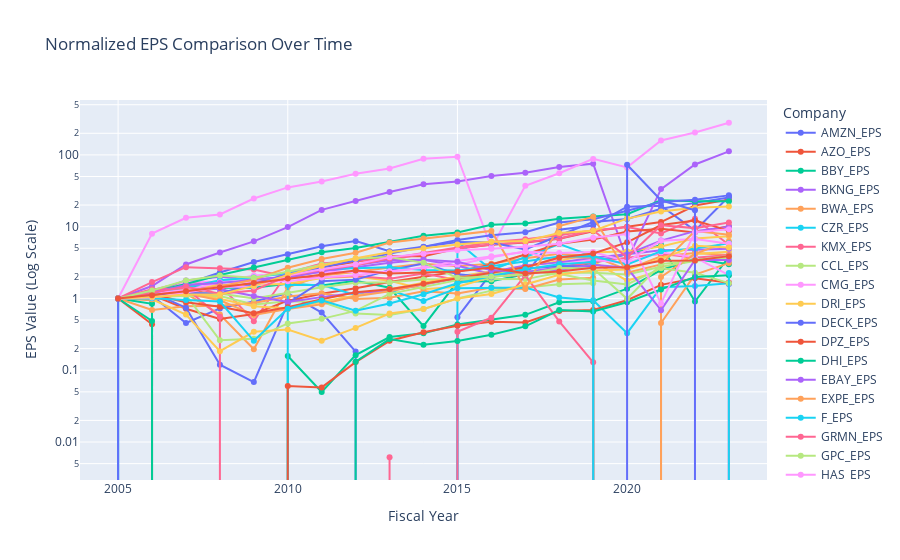

Source (notebook cell):
### Code cell
fig = px.line(stock_consolidate_annual_eps_normalized_df, 
              x='fiscalDateEnding', 
              y=ticker_symbol_cols, 
              labels={'value':'Normalized EPS', 'fiscalDateEnding':'Year'}, 
              title='Normalized EPS Comparison Over Time')

# Add markers to the lines
fig.update_traces(mode='lines+markers')

# Set log scale for the y-axis
fig.update_layout(
    yaxis_type="log",  # This sets the y-axis to log scale
    xaxis_title='Fiscal Year',
    yaxis_title='EPS Value (Log Scale)',
    legend_title='Company',
    hovermode='x unified'
)

fig.show()

### Figure 1 — Plotly figure (JSON) as saved in the notebook; plotly's stock layout.template omitted (floating-point values rounded to 4 significant figures)
{"data": [{"hovertemplate": "variable=AMZN_EPS<br>Year=%{x}<br>Normalized EPS=%{y}<extra></extra>", "legendgroup": "AMZN_EPS", "line": {"color": "#636efa", "dash": "solid"}, "marker": {"symbol": "circle"}, "mode": "lines+markers", "name": "AMZN_EPS", "orientation": "v", "showlegend": true, "type": "scatter", "x": [2005, 2006, 2007, 2008, 2009, 2010, 2011, 2012, 2013, 2014, 2015, 2016, 2017, 2018, 2019, 2020, 2021, 2022, 2023], "xaxis": "x", "y": [1, 1.091, 0.4545, 0.7273, 0.9091, 1.182, 0.6364, 0.1818, -0.6364, -0.2727, 0.5455, 2.273, 2.091, 9.091, 10.36, 19, 19.55, 8.818, 26.36], "yaxis": "y"}, {"hovertemplate": "variable=AZO_EPS<br>Year=%{x}<br>Normalized EPS=%{y}<extra></extra>", "legendgroup": "AZO_EPS", "line": {"color": "#EF553B", "dash": "solid"}, "marker": {"symbol": "circle"}, "mode": "lines+markers", "name": "AZO_EPS", "orientation": "v", "showlegend": true, "type": "scatter", "x": [2005, 2006, 2007, 2008, 2009, 2010, 2011, 2012, 2013, 2014, 2015, 2016, 2017, 2018, 2019, 2020, 2021, 2022, 2023], "xaxis": "x", "y": [1, 1.054, 1.194, 1.405, 1.647, 2.111, 2.72, 3.253, 3.869, 3.886, 4.956, 5.588, 6.042, 6.772, 8.647, 9.987, 11.6, 19.69, 23.81], "yaxis": "y"}, {"hovertemplate": "variable=BBY_EPS<br>Year=%{x}<br>Normalized EPS=%{y}<extra></extra>", "legendgroup": "BBY_EPS", "line": {"color": "#00cc96", "dash": "solid"}, "marker": {"symbol": "circle"}, "mode": "lines+markers", "name": "BBY_EPS", "orientation": "v", "showlegend": true, "type": "scatter", "x": [2005, 2006, 2007, 2008, 2009, 2010, 2011, 2012, 2013, 2014, 2015, 2016, 2017, 2018, 2019, 2020, 2021, 2022, 2023], "xaxis": "x", "y": [1, 1.259, 1.492, 1.405, 1.412, 1.601, 1.515, 1.757, 1.409, 0.412, 1.721, 1.731, 2.169, 2.671, 3.11, 4.106, 5.535, 0.907, 3.787], "yaxis": "y"}, {"hovertemplate": "variable=BKNG_EPS<br>Year=%{x}<br>Normalized EPS=%{y}<extra></extra>", "legendgroup": "BKNG_EPS", "line": {"color": "#ab63fa", "dash": "solid"}, "marker": {"symbol": "circle"}, "mode": "lines+markers", "name": "BKNG_EPS", "orientation": "v", "showlegend": true, "type": "scatter", "x": [2005, 2006, 2007, 2008, 2009, 2010, 2011, 2012, 2013, 2014, 2015, 2016, 2017, 2018, 2019, 2020, 2021, 2022, 2023], "xaxis": "x", "y": [1, 1.489, 2.978, 4.372, 6.241, 9.869, 17.13, 22.85, 30.37, 38.93, 42.74, 50.99, 56.28, 67.84, 75.49, 3.401, 33.37, 73.54, 112.1], "yaxis": "y"}, {"hovertemplate": "variable=BWA_EPS<br>Year=%{x}<br>Normalized EPS=%{y}<extra></extra>", "legendgroup": "BWA_EPS", "line": {"color": "#FFA15A", "dash": "solid"}, "marker": {"symbol": "circle"}, "mode": "lines+markers", "name": "BWA_EPS", "orientation": "v", "showlegend": true, "type": "scatter", "x": [2005, 2006, 2007, 2008, 2009, 2010, 2011, 2012, 2013, 2014, 2015, 2016, 2017, 2018, 2019, 2020, 2021, 2022, 2023], "xaxis": "x", "y": [1, 0.9439, 1.178, 0.596, 0.1963, 1.43, 2.084, 2.336, 2.701, 3.047, 2.813, 3.056, 3.636, 4.196, 3.86, 2.514, 3.879, 4.299, 4.037], "yaxis": "y"}, {"hovertemplate": "variable=CZR_EPS<br>Year=%{x}<br>Normalized EPS=%{y}<extra></extra>", "legendgroup": "CZR_EPS", "line": {"color": "#19d3f3", "dash": "solid"}, "marker": {"symbol": "circle"}, "mode": "lines+markers", "name": "CZR_EPS", "orientation": "v", "showlegend": true, "type": "scatter", "x": [2005, 2006, 2007, 2008, 2009, 2010, 2011, 2012, 2013, 2014, 2015, 2016, 2017, 2018, 2019, 2020, 2021, 2022, 2023], "xaxis": "x", "y": [1, 0, 0, -2.246, -3.049, -0.6922, -6.72, -41.45, -84.16, -46.73, 6.171, 2.491, 3.792, 5.725, 3.866, -45.58, -17.06, -15.65, -2.677], "yaxis": "y"}, {"hovertemplate": "variable=KMX_EPS<br>Year=%{x}<br>Normalized EPS=%{y}<extra></extra>", "legendgroup": "KMX_EPS", "line": {"color": "#FF6692", "dash": "solid"}, "marker": {"symbol": "circle"}, "mode": "lines+markers", "name": "KMX_EPS", "orientation": "v", "showlegend": true, "type": "scatter", "x": [2005, 2006, 2007, 2008, 2009, 2010, 2011, 2012, 2013, 2014, 2015, 2016, 2017, 2018, 2019, 2020, 2021, 2022, 2023], "xaxis": "x", "y": [1, 1.315, 1.704, 1.537, 0.4815, 2.278, 3.074, 3.352, 3.463, 4.167, 4.944, 5.648, 6.13, 6.833, 8.87, 9.87, 8.019, 12.89, 5.611], "yaxis": "y"}, {"hovertemplate": "variable=CCL_EPS<br>Year=%{x}<br>Normalized EPS=%{y}<extra></extra>", "legendgroup": "CCL_EPS", "line": {"color": "#B6E880", "dash": "solid"}, "marker": {"symbol": "circle"}, "mode": "lines+markers", "name": "CCL_EPS", "orientation": "v", "showlegend": true, "type": "scatter", "x": [2005, 2006, 2007, 2008, 2009, 2010, 2011, 2012, 2013, 2014, 2015, 2016, 2017, 2018, 2019, 2020, 2021, 2022, 2023], "xaxis": "x", "y": [1, 1.037, 1.089, 1.078, 0.8259, 0.9148, 0.8963, 0.6148, 0.5889, 0.7151, 1, 1.285, 1.415, 1.578, 1.63, -2.7, -2.615, -1.752, -0.02593], "yaxis": "y"}, {"hovertemplate": "variable=CMG_EPS<br>Year=%{x}<br>Normalized EPS=%{y}<extra></extra>", "legendgroup": "CMG_EPS", "line": {"color": "#FF97FF", "dash": "solid"}, "marker": {"symbol": "circle"}, "mode": "lines+markers", "name": "CMG_EPS", "orientation": "v", "showlegend": true, "type": "scatter", "x": [2005, 2006, 2007, 2008, 2009, 2010, 2011, 2012, 2013, 2014, 2015, 2016, 2017, 2018, 2019, 2020, 2021, 2022, 2023], "xaxis": "x", "y": [1, 8, 13.31, 14.81, 24.69, 35.25, 42.56, 54.69, 64.75, 88.31, 94.31, 5.062, 37.19, 55.5, 87.94, 67, 158.9, 205, 280.4], "yaxis": "y"}, {"hovertemplate": "variable=DRI_EPS<br>Year=%{x}<br>Normalized EPS=%{y}<extra></extra>", "legendgroup": "DRI_EPS", "line": {"color": "#FECB52", "dash": "solid"}, "marker": {"symbol": "circle"}, "mode": "lines+markers", "name": "DRI_EPS", "orientation": "v", "showlegend": true, "type": "scatter", "x": [2005, 2006, 2007, 2008, 2009, 2010, 2011, 2012, 2013, 2014, 2015, 2016, 2017, 2018, 2019, 2020, 2021, 2022, 2023], "xaxis": "x", "y": [1, 1.208, 1.343, 1.545, 1.545, 1.607, 1.921, 2.017, 1.77, 1.343, 1.461, 1.983, 2.258, 2.708, 3.27, 1.775, 2.421, 4.169, 4.478], "yaxis": "y"}, {"hovertemplate": "variable=DECK_EPS<br>Year=%{x}<br>Normalized EPS=%{y}<extra></extra>", "legendgroup": "DECK_EPS", "line": {"color": "#636efa", "dash": "solid"}, "marker": {"symbol": "circle"}, "mode": "lines+markers", "name": "DECK_EPS", "orientation": "v", "showlegend": true, "type": "scatter", "x": [2005, 2006, 2007, 2008, 2009, 2010, 2011, 2012, 2013, 2014, 2015, 2016, 2017, 2018, 2019, 2020, 2021, 2022, 2023], "xaxis": "x", "y": [1, 0.9737, 1.592, 2.303, 3.224, 4.145, 5.342, 6.289, 4.539, 5.263, 6.105, 6.013, 4.803, 7.539, 11.63, 12.83, 17.72, 21.45, 25.53], "yaxis": "y"}, {"hovertemplate": "variable=DPZ_EPS<br>Year=%{x}<br>Normalized EPS=%{y}<extra></extra>", "legendgroup": "DPZ_EPS", "line": {"color": "#EF553B", "dash": "solid"}, "marker": {"symbol": "circle"}, "mode": "lines+markers", "name": "DPZ_EPS", "orientation": "v", "showlegend": true, "type": "scatter", "x": [2005, 2006, 2007, 2008, 2009, 2010, 2011, 2012, 2013, 2014, 2015, 2016, 2017, 2018, 2019, 2020, 2021, 2022, 2023], "xaxis": "x", "y": [1, 1.117, 0.7172, 0.5172, 0.6069, 0.931, 1.166, 1.386, 1.69, 1.993, 2.372, 2.972, 4.097, 5.8, 6.6, 8.552, 9.386, 8.331, 10.12], "yaxis": "y"}, {"hovertemplate": "variable=DHI_EPS<br>Year=%{x}<br>Normalized EPS=%{y}<extra></extra>", "legendgroup": "DHI_EPS", "line": {"color": "#00cc96", "dash": "solid"}, "marker": {"symbol": "circle"}, "mode": "lines+markers", "name": "DHI_EPS", "orientation": "v", "showlegend": true, "type": "scatter", "x": [2005, 2006, 2007, 2008, 2009, 2010, 2011, 2012, 2013, 2014, 2015, 2016, 2017, 2018, 2019, 2020, 2021, 2022, 2023], "xaxis": "x", "y": [1, 0.8442, -0.4913, -1.805, -0.3723, 0.158, 0.04978, 0.1623, 0.29, 0.3268, 0.4329, 0.5108, 0.5909, 0.8831, 0.9177, 1.37, 2.485, 3.58, 2.996], "yaxis": "y"}, {"hovertemplate": "variable=EBAY_EPS<br>Year=%{x}<br>Normalized EPS=%{y}<extra></extra>", "legendgroup": "EBAY_EPS", "line": {"color": "#ab63fa", "dash": "solid"}, "marker": {"symbol": "circle"}, "mode": "lines+markers", "name": "EBAY_EPS", "orientation": "v", "showlegend": true, "type": "scatter", "x": [2005, 2006, 2007, 2008, 2009, 2010, 2011, 2012, 2013, 2014, 2015, 2016, 2017, 2018, 2019, 2020, 2021, 2022, 2023], "xaxis": "x", "y": [1, 1.221, 1.779, 2, 1.837, 2.023, 2.36, 2.744, 3.151, 3.453, 2.86, 2.198, 2.337, 2.709, 3.291, 4.14, 4.686, 4.779, 4.93], "yaxis": "y"}, {"hovertemplate": "variable=EXPE_EPS<br>Year=%{x}<br>Normalized EPS=%{y}<extra></extra>", "legendgroup": "EXPE_EPS", "line": {"color": "#FFA15A", "dash": "solid"}, "marker": {"symbol": "circle"}, "mode": "lines+markers", "name": "EXPE_EPS", "orientation": "v", "showlegend": true, "type": "scatter", "x": [2005, 2006, 2007, 2008, 2009, 2010, 2011, 2012, 2013, 2014, 2015, 2016, 2017, 2018, 2019, 2020, 2021, 2022, 2023], "xaxis": "x", "y": [1, 0.6899, 0.7785, 0.7911, 0.8671, 1.063, 1.177, 0.981, 1.025, 1.259, 1.171, 1.424, 1.358, 1.839, 1.937, -2.778, 0.4557, 2.152, 3.108], "yaxis": "y"}, {"hovertemplate": "variable=F_EPS<br>Year=%{x}<br>Normalized EPS=%{y}<extra></extra>", "legendgroup": "F_EPS", "line": {"color": "#19d3f3", "dash": "solid"}, "marker": {"symbol": "circle"}, "mode": "lines+markers", "name": "F_EPS", "orientation": "v", "showlegend": true, "type": "scatter", "x": [2005, 2006, 2007, 2008, 2009, 2010, 2011, 2012, 2013, 2014, 2015, 2016, 2017, 2018, 2019, 2020, 2021, 2022, 2023], "xaxis": "x", "y": [1, -1.208, -0.136, -2.48, -0.216, 1.536, 1.544, 1.12, 1.296, 0.92, 1.384, 1.408, 1.416, 1.032, 0.944, 0.328, 1.432, 1.496, 1.624], "yaxis": "y"}, {"hovertemplate": "variable=GRMN_EPS<br>Year=%{x}<br>Normalized EPS=%{y}<extra></extra>", "legendgroup": "GRMN_EPS", "line": {"color": "#FF6692", "dash": "solid"}, "marker": {"symbol": "circle"}, "mode": "lines+markers", "name": "GRMN_EPS", "orientation": "v", "showlegend": true, "type": "scatter", "x": [2005, 2006, 2007, 2008, 2009, 2010, 2011, 2012, 2013, 2014, 2015, 2016, 2017, 2018, 2019, 2020, 2021, 2022, 2023], "xaxis": "x", "y": [1, 1.691, 2.727, 2.64, 2.54, 1.986, 1.964, 2.05, 1.878, 2.23, 1.813, 2.043, 2.115, 2.655, 3.201, 3.691, 4.187, 3.698, 4.029], "yaxis": "y"}, {"hovertemplate": "variable=GPC_EPS<br>Year=%{x}<br>Normalized EPS=%{y}<extra></extra>", "legendgroup": "GPC_EPS", "line": {"color": "#B6E880", "dash": "solid"}, "marker": {"symbol": "circle"}, "mode": "lines+markers", "name": "GPC_EPS", "orientation": "v", "showlegend": true, "type": "scatter", "x": [2005, 2006, 2007, 2008, 2009, 2010, 2011, 2012, 2013, 2014, 2015, 2016, 2017, 2018, 2019, 2020, 2021, 2022, 2023], "xaxis": "x", "y": [1, 1.108, 1.192, 1.168, 1, 1.196, 1.436, 1.66, 1.676, 1.844, 1.856, 1.836, 1.86, 2.276, 2.28, 2.156, 2.764, 3.336, 3.732], "yaxis": "y"}, {"hovertemplate": "variable=HAS_EPS<br>Year=%{x}<br>Normalized EPS=%{y}<extra></extra>", "legendgroup": "HAS_EPS", "line": {"color": "#FF97FF", "dash": "solid"}, "marker": {"symbol": "circle"}, "mode": "lines+markers", "name": "HAS_EPS", "orientation": "v", "showlegend": true, "type": "scatter", "x": [2005, 2006, 2007, 2008, 2009, 2010, 2011, 2012, 2013, 2014, 2015, 2016, 2017, 2018, 2019, 2020, 2021, 2022, 2023], "xaxis": "x", "y": [1, 1.042, 1.723, 1.689, 2.084, 2.21, 2.336, 2.361, 2.328, 2.672, 2.95, 3.748, 4.496, 3.227, 3.42, 3.143, 4.387, 3.739, 2.118], "yaxis": "y"}, {"hovertemplate": "variable=HD_EPS<br>Year=%{x}<br>Normalized EPS=%{y}<extra></extra>", "legendgroup": "HD_EPS", "line": {"color": "#FECB52", "dash": "solid"}, "marker": {"symbol": "circle"}, "mode": "lines+markers", "name": "HD_EPS", "orientation": "v", "showlegend": true, "type": "scatter", "x": [2005, 2006, 2007, 2008, 2009, 2010, 2011, 2012, 2013, 2014, 2015, 2016, 2017, 2018, 2019, 2020, 2021, 2022, 2023], "xaxis": "x", "y": [1, 1.199, 1.252, 0.9912, 0.7788, 0.7257, 0.9027, 1.088, 1.358, 1.659, 2.031, 2.389, 2.854, 3.31, 4.376, 4.535, 5.279, 6.867, 7.381], "yaxis": "y"}, {"hovertemplate": "variable=LVS_EPS<br>Year=%{x}<br>Normalized EPS=%{y}<extra></extra>", "legendgroup": "LVS_EPS", "line": {"color": "#636efa", "dash": "solid"}, "marker": {"symbol": "circle"}, "mode": "lines+markers", "name": "LVS_EPS", "orientation": "v", "showlegend": true, "type": "scatter", "x": [2005, 2006, 2007, 2008, 2009, 2010, 2011, 2012, 2013, 2014, 2015, 2016, 2017, 2018, 2019, 2020, 2021, 2022, 2023], "xaxis": "x", "y": [1, 1.214, 0.7436, 0.1197, 0.06838, 0.8547, 1.735, 1.829, 2.479, 3.06, 2.171, 1.974, 2.598, 2.838, 2.786, -1.812, -1.009, -1.026, 1.59], "yaxis": "y"}, {"hovertemplate": "variable=LEN_EPS<br>Year=%{x}<br>Normalized EPS=%{y}<extra></extra>", "legendgroup": "LEN_EPS", "line": {"color": "#EF553B", "dash": "solid"}, "marker": {"symbol": "circle"}, "mode": "lines+markers", "name": "LEN_EPS", "orientation": "v", "showlegend": true, "type": "scatter", "x": [2005, 2006, 2007, 2008, 2009, 2010, 2011, 2012, 2013, 2014, 2015, 2016, 2017, 2018, 2019, 2020, 2021, 2022, 2023], "xaxis": "x", "y": [1, 0.4375, -1.477, -0.8413, -0.3029, 0.0601, 0.05769, 0.1298, 0.2572, 0.3377, 0.4159, 0.4724, 0.4627, 0.6683, 0.6923, 0.9447, 1.547, 1.913, 1.654], "yaxis": "y"}, {"hovertemplate": "variable=LKQ_EPS<br>Year=%{x}<br>Normalized EPS=%{y}<extra></extra>", "legendgroup": "LKQ_EPS", "line": {"color": "#00cc96", "dash": "solid"}, "marker": {"symbol": "circle"}, "mode": "lines+markers", "name": "LKQ_EPS", "orientation": "v", "showlegend": true, "type": "scatter", "x": [2005, 2006, 2007, 2008, 2009, 2010, 2011, 2012, 2013, 2014, 2015, 2016, 2017, 2018, 2019, 2020, 2021, 2022, 2023], "xaxis": "x", "y": [1, 1.235, 1.588, 2.118, 2.706, 3.471, 4.412, 5.059, 6.118, 7.471, 8.294, 10.65, 11.06, 12.94, 13.88, 14.94, 23.29, 22.59, 22.53], "yaxis": "y"}, {"hovertemplate": "variable=LOW_EPS<br>Year=%{x}<br>Normalized EPS=%{y}<extra></extra>", "legendgroup": "LOW_EPS", "line": {"color": "#ab63fa", "dash": "solid"}, "marker": {"symbol": "circle"}, "mode": "lines+markers", "name": "LOW_EPS", "orientation": "v", "showlegend": true, "type": "scatter", "x": [2005, 2006, 2007, 2008, 2009, 2010, 2011, 2012, 2013, 2014, 2015, 2016, 2017, 2018, 2019, 2020, 2021, 2022, 2023], "xaxis": "x", "y": [1, 1.268, 1.442, 1.348, 1.08, 0.8913, 1.043, 1.203, 1.268, 1.558, 1.935, 2.384, 2.884, 3.181, 3.696, 4.145, 6.399, 8.674, 9.949], "yaxis": "y"}, {"hovertemplate": "variable=MAR_EPS<br>Year=%{x}<br>Normalized EPS=%{y}<extra></extra>", "legendgroup": "MAR_EPS", "line": {"color": "#FFA15A", "dash": "solid"}, "marker": {"symbol": "circle"}, "mode": "lines+markers", "name": "MAR_EPS", "orientation": "v", "showlegend": true, "type": "scatter", "x": [2005, 2006, 2007, 2008, 2009, 2010, 2011, 2012, 2013, 2014, 2015, 2016, 2017, 2018, 2019, 2020, 2021, 2022, 2023], "xaxis": "x", "y": [1, 1.031, 1.175, 0.9437, 0.5875, 0.7125, 0.8313, 1.075, 1.256, 1.581, 1.938, 2.288, 2.694, 3.719, 3.756, -0.125, 1.988, 4.188, 6.269], "yaxis": "y"}, {"hovertemplate": "variable=MCD_EPS<br>Year=%{x}<br>Normalized EPS=%{y}<extra></extra>", "legendgroup": "MCD_EPS", "line": {"color": "#19d3f3", "dash": "solid"}, "marker": {"symbol": "circle"}, "mode": "lines+markers", "name": "MCD_EPS", "orientation": "v", "showlegend": true, "type": "scatter", "x": [2005, 2006, 2007, 2008, 2009, 2010, 2011, 2012, 2013, 2014, 2015, 2016, 2017, 2018, 2019, 2020, 2021, 2022, 2023], "xaxis": "x", "y": [1, 1.201, 1.417, 1.799, 1.951, 2.26, 2.588, 2.627, 2.725, 2.5, 2.456, 2.809, 3.27, 3.848, 3.877, 2.966, 4.549, 4.951, 5.853], "yaxis": "y"}, {"hovertemplate": "variable=MGM_EPS<br>Year=%{x}<br>Normalized EPS=%{y}<extra></extra>", "legendgroup": "MGM_EPS", "line": {"color": "#FF6692", "dash": "solid"}, "marker": {"symbol": "circle"}, "mode": "lines+markers", "name": "MGM_EPS", "orientation": "v", "showlegend": true, "type": "scatter", "x": [2005, 2006, 2007, 2008, 2009, 2010, 2011, 2012, 2013, 2014, 2015, 2016, 2017, 2018, 2019, 2020, 2021, 2022, 2023], "xaxis": "x", "y": [1, 1.344, 1.387, 0.5583, -0.2577, -0.6564, -0.3436, -0.411, 0.006135, -0.184, 0.3436, 0.5399, 2.1, 0.4785, 0.1288, -2.54, -0.411, -1.767, 1.675], "yaxis": "y"}, {"hovertemplate": "variable=MHK_EPS<br>Year=%{x}<br>Normalized EPS=%{y}<extra></extra>", "legendgroup": "MHK_EPS", "line": {"color": "#B6E880", "dash": "solid"}, "marker": {"symbol": "circle"}, "mode": "lines+markers", "name": "MHK_EPS", "orientation": "v", "showlegend": true, "type": "scatter", "x": [2005, 2006, 2007, 2008, 2009, 2010, 2011, 2012, 2013, 2014, 2015, 2016, 2017, 2018, 2019, 2020, 2021, 2022, 2023], "xaxis": "x", "y": [1, 1.169, 1.116, 0.2616, 0.274, 0.4484, 0.5196, 0.6708, 1.16, 1.45, 1.813, 2.244, 2.422, 2.196, 1.783, 1.571, 2.641, 2.286, 1.635], "yaxis": "y"}, {"hovertemplate": "variable=NKE_EPS<br>Year=%{x}<br>Normalized EPS=%{y}<extra></extra>", "legendgroup": "NKE_EPS", "line": {"color": "#FF97FF", "dash": "solid"}, "marker": {"symbol": "circle"}, "mode": "lines+markers", "name": "NKE_EPS", "orientation": "v", "showlegend": true, "type": "scatter", "x": [2005, 2006, 2007, 2008, 2009, 2010, 2011, 2012, 2013, 2014, 2015, 2016, 2017, 2018, 2019, 2020, 2021, 2022, 2023], "xaxis": "x", "y": [1, 1.196, 1.304, 1.679, 1.714, 1.732, 1.964, 2.107, 2.393, 2.679, 3.321, 3.857, 4.482, 4.286, 4.446, 3.268, 6.357, 6.714, 5.768], "yaxis": "y"}, {"hovertemplate": "variable=NVR_EPS<br>Year=%{x}<br>Normalized EPS=%{y}<extra></extra>", "legendgroup": "NVR_EPS", "line": {"color": "#FECB52", "dash": "solid"}, "marker": {"symbol": "circle"}, "mode": "lines+markers", "name": "NVR_EPS", "orientation": "v", "showlegend": true, "type": "scatter", "x": [2005, 2006, 2007, 2008, 2009, 2010, 2011, 2012, 2013, 2014, 2015, 2016, 2017, 2018, 2019, 2020, 2021, 2022, 2023], "xaxis": "x", "y": [1, 0.9738, 0.5981, 0.184, 0.343, 0.3695, 0.2577, 0.3891, 0.6168, 0.7108, 0.9971, 1.151, 1.568, 2.143, 2.447, 2.538, 3.552, 5.443, 5.123], "yaxis": "y"}, {"hovertemplate": "variable=ORLY_EPS<br>Year=%{x}<br>Normalized EPS=%{y}<extra></extra>", "legendgroup": "ORLY_EPS", "line": {"color": "#636efa", "dash": "solid"}, "marker": {"symbol": "circle"}, "mode": "lines+markers", "name": "ORLY_EPS", "orientation": "v", "showlegend": true, "type": "scatter", "x": [2005, 2006, 2007, 2008, 2009, 2010, 2011, 2012, 2013, 2014, 2015, 2016, 2017, 2018, 2019, 2020, 2021, 2022, 2023], "xaxis": "x", "y": [1, 1.099, 1.191, 1.17, 1.596, 2.17, 2.709, 3.369, 4.277, 5.206, 6.511, 7.61, 8.34, 11.43, 12.69, 16.7, 22.06, 23.75, 27.3], "yaxis": "y"}, {"hovertemplate": "variable=POOL_EPS<br>Year=%{x}<br>Normalized EPS=%{y}<extra></extra>", "legendgroup": "POOL_EPS", "line": {"color": "#EF553B", "dash": "solid"}, "marker": {"symbol": "circle"}, "mode": "lines+markers", "name": "POOL_EPS", "orientation": "v", "showlegend": true, "type": "scatter", "x": [2005, 2006, 2007, 2008, 2009, 2010, 2011, 2012, 2013, 2014, 2015, 2016, 2017, 2018, 2019, 2020, 2021, 2022, 2023], "xaxis": "x", "y": [1, 1.138, 0.8862, 0.7672, 0.6217, 0.754, 0.9722, 1.224, 1.343, 1.607, 1.918, 2.288, 2.712, 3.717, 4.239, 6.045, 10.54, 12.21, 8.81], "yaxis": "y"}, {"hovertemplate": "variable=PHM_EPS<br>Year=%{x}<br>Normalized EPS=%{y}<extra></extra>", "legendgroup": "PHM_EPS", "line": {"color": "#00cc96", "dash": "solid"}, "marker": {"symbol": "circle"}, "mode": "lines+markers", "name": "PHM_EPS", "orientation": "v", "showlegend": true, "type": "scatter", "x": [2005, 2006, 2007, 2008, 2009, 2010, 2011, 2012, 2013, 2014, 2015, 2016, 2017, 2018, 2019, 2020, 2021, 2022, 2023], "xaxis": "x", "y": [1, 0.4854, -1.642, -1.062, -0.7701, -0.4507, -0.01825, 0.1314, 0.2719, 0.2263, 0.2555, 0.312, 0.4088, 0.688, 0.6569, 0.885, 1.338, 1.985, 2.106], "yaxis": "y"}, {"hovertemplate": "variable=RL_EPS<br>Year=%{x}<br>Normalized EPS=%{y}<extra></extra>", "legendgroup": "RL_EPS", "line": {"color": "#ab63fa", "dash": "solid"}, "marker": {"symbol": "circle"}, "mode": "lines+markers", "name": "RL_EPS", "orientation": "v", "showlegend": true, "type": "scatter", "x": [2005, 2006, 2007, 2008, 2009, 2010, 2011, 2012, 2013, 2014, 2015, 2016, 2017, 2018, 2019, 2020, 2021, 2022, 2023], "xaxis": "x", "y": [1, 1.181, 1.535, 1.642, 1.819, 1.955, 2.37, 2.934, 3.412, 3.469, 3.251, 2.473, 2.35, 2.481, 2.959, 2.675, 0.6872, 3.432, 3.44], "yaxis": "y"}, {"hovertemplate": "variable=ROST_EPS<br>Year=%{x}<br>Normalized EPS=%{y}<extra></extra>", "legendgroup": "ROST_EPS", "line": {"color": "#FFA15A", "dash": "solid"}, "marker": {"symbol": "circle"}, "mode": "lines+markers", "name": "ROST_EPS", "orientation": "v", "showlegend": true, "type": "scatter", "x": [2005, 2006, 2007, 2008, 2009, 2010, 2011, 2012, 2013, 2014, 2015, 2016, 2017, 2018, 2019, 2020, 2021, 2022, 2023], "xaxis": "x", "y": [1, 0.9821, 1.268, 1.482, 1.821, 2.679, 3.536, 4.321, 6.018, 6.821, 7.75, 8.732, 1.375, 10.18, 13.7, 2.286, 2.982, 8.679, 7.732], "yaxis": "y"}, {"hovertemplate": "variable=RCL_EPS<br>Year=%{x}<br>Normalized EPS=%{y}<extra></extra>", "legendgroup": "RCL_EPS", "line": {"color": "#19d3f3", "dash": "solid"}, "marker": {"symbol": "circle"}, "mode": "lines+markers", "name": "RCL_EPS", "orientation": "v", "showlegend": true, "type": "scatter", "x": [2005, 2006, 2007, 2008, 2009, 2010, 2011, 2012, 2013, 2014, 2015, 2016, 2017, 2018, 2019, 2020, 2021, 2022, 2023], "xaxis": "x", "y": [1, 1.003, 0.9493, 0.9054, 0.2568, 0.7196, 0.9392, 0.6757, 0.8514, 1.145, 1.628, 2.057, 2.544, 2.997, 3.223, -6.166, -6.483, -2.537, 2.26], "yaxis": "y"}, {"hovertemplate": "variable=SBUX_EPS<br>Year=%{x}<br>Normalized EPS=%{y}<extra></extra>", "legendgroup": "SBUX_EPS", "line": {"color": "#FF6692", "dash": "solid"}, "marker": {"symbol": "circle"}, "mode": "lines+markers", "name": "SBUX_EPS", "orientation": "v", "showlegend": true, "type": "scatter", "x": [2005, 2006, 2007, 2008, 2009, 2010, 2011, 2012, 2013, 2014, 2015, 2016, 2017, 2018, 2019, 2020, 2021, 2022, 2023], "xaxis": "x", "y": [1, 1.194, 1.452, 1.161, 1.29, 2.065, 2.484, 2.903, 3.613, 4.29, 5.097, 6.129, 6.677, 7.581, 8.903, 3.742, 10.45, 9.548, 11.45], "yaxis": "y"}, {"hovertemplate": "variable=TPR_EPS<br>Year=%{x}<br>Normalized EPS=%{y}<extra></extra>", "legendgroup": "TPR_EPS", "line": {"color": "#B6E880", "dash": "solid"}, "marker": {"symbol": "circle"}, "mode": "lines+markers", "name": "TPR_EPS", "orientation": "v", "showlegend": true, "type": "scatter", "x": [2005, 2006, 2007, 2008, 2009, 2010, 2011, 2012, 2013, 2014, 2015, 2016, 2017, 2018, 2019, 2020, 2021, 2022, 2023], "xaxis": "x", "y": [1, 1.293, 1.778, 2.081, 1.939, 2.354, 2.96, 3.576, 3.768, 3.131, 1.939, 2, 2.182, 2.657, 2.606, 0.9899, 3.01, 3.475, 3.919], "yaxis": "y"}, {"hovertemplate": "variable=TJX_EPS<br>Year=%{x}<br>Normalized EPS=%{y}<extra></extra>", "legendgroup": "TJX_EPS", "line": {"color": "#FF97FF", "dash": "solid"}, "marker": {"symbol": "circle"}, "mode": "lines+markers", "name": "TJX_EPS", "orientation": "v", "showlegend": true, "type": "scatter", "x": [2005, 2006, 2007, 2008, 2009, 2010, 2011, 2012, 2013, 2014, 2015, 2016, 2017, 2018, 2019, 2020, 2021, 2022, 2023], "xaxis": "x", "y": [1, 1.029, 1.206, 1.441, 1.471, 2.088, 2.559, 2.971, 3.765, 4.206, 4.706, 4.941, 5.235, 5.794, 7.0, 7.882, 0.8529, 8.382, 9.176], "yaxis": "y"}, {"hovertemplate": "variable=TSCO_EPS<br>Year=%{x}<br>Normalized EPS=%{y}<extra></extra>", "legendgroup": "TSCO_EPS", "line": {"color": "#FECB52", "dash": "solid"}, "marker": {"symbol": "circle"}, "mode": "lines+markers", "name": "TSCO_EPS", "orientation": "v", "showlegend": true, "type": "scatter", "x": [2005, 2006, 2007, 2008, 2009, 2010, 2011, 2012, 2013, 2014, 2015, 2016, 2017, 2018, 2019, 2020, 2021, 2022, 2023], "xaxis": "x", "y": [1, 1.044, 1.132, 1.132, 1.497, 2.132, 2.849, 3.623, 4.396, 5.019, 5.66, 6.17, 6.302, 8.151, 8.792, 12.96, 16.26, 18.32, 19.04], "yaxis": "y"}, {"hovertemplate": "variable=WYNN_EPS<br>Year=%{x}<br>Normalized EPS=%{y}<extra></extra>", "legendgroup": "WYNN_EPS", "line": {"color": "#636efa", "dash": "solid"}, "marker": {"symbol": "circle"}, "mode": "lines+markers", "name": "WYNN_EPS", "orientation": "v", "showlegend": true, "type": "scatter", "x": [2005, 2006, 2007, 2008, 2009, 2010, 2011, 2012, 2013, 2014, 2015, 2016, 2017, 2018, 2019, 2020, 2021, 2022, 2023], "xaxis": "x", "y": [1, -1.824, -11.33, -9.464, -0.8742, -7.906, -21.21, -20.37, -29.08, -28.81, -12.66, -12.88, -20.3, -24.97, -15.51, 72.86, 23.34, 16.95, -15.58], "yaxis": "y"}, {"hovertemplate": "variable=YUM_EPS<br>Year=%{x}<br>Normalized EPS=%{y}<extra></extra>", "legendgroup": "YUM_EPS", "line": {"color": "#EF553B", "dash": "solid"}, "marker": {"symbol": "circle"}, "mode": "lines+markers", "name": "YUM_EPS", "orientation": "v", "showlegend": true, "type": "scatter", "x": [2005, 2006, 2007, 2008, 2009, 2010, 2011, 2012, 2013, 2014, 2015, 2016, 2017, 2018, 2019, 2020, 2021, 2022, 2023], "xaxis": "x", "y": [1, 1.113, 1.263, 1.436, 1.639, 1.902, 2.158, 2.444, 2.233, 2.316, 2.383, 2.692, 2.233, 2.376, 2.669, 2.722, 3.361, 3.383, 3.887], "yaxis": "y"}], "layout": {"hovermode": "x unified", "legend": {"title": {"text": "Company"}, "tracegroupgap": 0}, "title": {"text": "Normalized EPS Comparison Over Time"}, "xaxis": {"anchor": "y", "domain": [0, 1], "title": {"text": "Fiscal Year"}}, "yaxis": {"anchor": "x", "domain": [0, 1], "title": {"text": "EPS Value (Log Scale)"}, "type": "log"}}}
